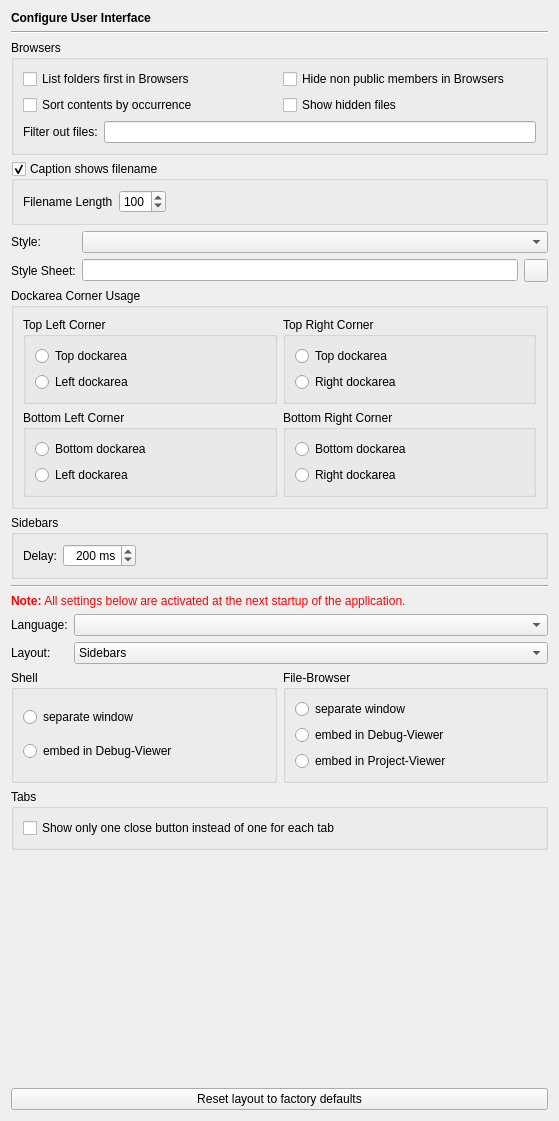
<?xml version="1.0" encoding="UTF-8"?>
<ui version="4.0">
 <class>InterfacePage</class>
 <widget class="QWidget" name="InterfacePage">
  <property name="geometry">
   <rect>
    <x>0</x>
    <y>0</y>
    <width>557</width>
    <height>1121</height>
   </rect>
  </property>
  <layout class="QVBoxLayout" name="verticalLayout">
   <item>
    <widget class="QLabel" name="headerLabel">
     <property name="text">
      <string>&lt;b&gt;Configure User Interface&lt;/b&gt;</string>
     </property>
    </widget>
   </item>
   <item>
    <widget class="Line" name="line9">
     <property name="frameShape">
      <enum>QFrame::HLine</enum>
     </property>
     <property name="frameShadow">
      <enum>QFrame::Sunken</enum>
     </property>
     <property name="orientation">
      <enum>Qt::Horizontal</enum>
     </property>
    </widget>
   </item>
   <item>
    <widget class="QGroupBox" name="groupBox_4">
     <property name="title">
      <string>Browsers</string>
     </property>
     <layout class="QGridLayout" name="gridLayout_2">
      <item row="0" column="0">
       <widget class="QCheckBox" name="uiBrowsersListFoldersFirstCheckBox">
        <property name="toolTip">
         <string>Select, if folders should be listed first in the various browsers</string>
        </property>
        <property name="text">
         <string>List folders first in Browsers</string>
        </property>
       </widget>
      </item>
      <item row="0" column="1">
       <widget class="QCheckBox" name="uiBrowsersHideNonPublicCheckBox">
        <property name="toolTip">
         <string>Select to hide non public classes, methods and attributes in the browsers.</string>
        </property>
        <property name="text">
         <string>Hide non public members in Browsers</string>
        </property>
       </widget>
      </item>
      <item row="1" column="0">
       <widget class="QCheckBox" name="uiBrowsersSortByOccurrenceCheckBox">
        <property name="toolTip">
         <string>Select to sort file contents by occurrence</string>
        </property>
        <property name="text">
         <string>Sort contents by occurrence</string>
        </property>
       </widget>
      </item>
      <item row="1" column="1">
       <widget class="QCheckBox" name="uiBrowsersShowHiddenCheckBox">
        <property name="toolTip">
         <string>Select to show hidden files in the various browsers</string>
        </property>
        <property name="text">
         <string>Show hidden files</string>
        </property>
       </widget>
      </item>
      <item row="2" column="0" colspan="2">
       <layout class="QHBoxLayout" name="horizontalLayout_2">
        <item>
         <widget class="QLabel" name="label_4">
          <property name="text">
           <string>Filter out files:</string>
          </property>
         </widget>
        </item>
        <item>
         <widget class="QLineEdit" name="fileFiltersEdit">
          <property name="toolTip">
           <string>Enter wildcard file patterns separated by semicolon. Files matching these patterns will not be shown by the file browsers.</string>
          </property>
         </widget>
        </item>
       </layout>
      </item>
     </layout>
    </widget>
   </item>
   <item>
    <widget class="QGroupBox" name="uiCaptionShowsFilenameGroupBox">
     <property name="focusPolicy">
      <enum>Qt::StrongFocus</enum>
     </property>
     <property name="toolTip">
      <string>Select, if the caption of the main window should show the filename of the current editor</string>
     </property>
     <property name="title">
      <string>Caption shows filename</string>
     </property>
     <property name="checkable">
      <bool>true</bool>
     </property>
     <layout class="QHBoxLayout">
      <item>
       <widget class="QLabel" name="label">
        <property name="text">
         <string>Filename Length</string>
        </property>
       </widget>
      </item>
      <item>
       <widget class="QSpinBox" name="filenameLengthSpinBox">
        <property name="toolTip">
         <string>Enter the number of characters to be shown in the main window title.</string>
        </property>
        <property name="minimum">
         <number>10</number>
        </property>
        <property name="maximum">
         <number>999</number>
        </property>
        <property name="singleStep">
         <number>10</number>
        </property>
        <property name="value">
         <number>100</number>
        </property>
       </widget>
      </item>
      <item>
       <spacer>
        <property name="orientation">
         <enum>Qt::Horizontal</enum>
        </property>
        <property name="sizeHint" stdset="0">
         <size>
          <width>31</width>
          <height>23</height>
         </size>
        </property>
       </spacer>
      </item>
     </layout>
    </widget>
   </item>
   <item>
    <layout class="QGridLayout">
     <item row="0" column="0">
      <widget class="QLabel" name="label_2">
       <property name="text">
        <string>Style:</string>
       </property>
      </widget>
     </item>
     <item row="0" column="1" colspan="2">
      <widget class="QComboBox" name="styleComboBox">
       <property name="toolTip">
        <string>Select the interface style</string>
       </property>
      </widget>
     </item>
     <item row="1" column="0">
      <widget class="QLabel" name="label_3">
       <property name="text">
        <string>Style Sheet:</string>
       </property>
      </widget>
     </item>
     <item row="1" column="1">
      <widget class="QLineEdit" name="styleSheetEdit">
       <property name="toolTip">
        <string>Enter the name of the style sheet file</string>
       </property>
      </widget>
     </item>
     <item row="1" column="2">
      <widget class="QToolButton" name="styleSheetButton">
       <property name="toolTip">
        <string>Select the style sheet file via a file selection dialog</string>
       </property>
      </widget>
     </item>
    </layout>
   </item>
   <item>
    <widget class="QGroupBox" name="groupBox">
     <property name="title">
      <string>Dockarea Corner Usage</string>
     </property>
     <layout class="QGridLayout">
      <item row="0" column="0">
       <widget class="QGroupBox" name="groupBox_2">
        <property name="title">
         <string>Top Left Corner</string>
        </property>
        <layout class="QVBoxLayout">
         <item>
          <widget class="QRadioButton" name="tlTopButton">
           <property name="toolTip">
            <string>Select to assign the top left corner to the top dockarea</string>
           </property>
           <property name="text">
            <string>Top dockarea</string>
           </property>
          </widget>
         </item>
         <item>
          <widget class="QRadioButton" name="tlLeftButton">
           <property name="toolTip">
            <string>Select to assign the top left corner to the left dockarea</string>
           </property>
           <property name="text">
            <string>Left dockarea</string>
           </property>
          </widget>
         </item>
        </layout>
       </widget>
      </item>
      <item row="0" column="1">
       <widget class="QGroupBox" name="groupBox_5">
        <property name="title">
         <string>Top Right Corner</string>
        </property>
        <layout class="QVBoxLayout">
         <item>
          <widget class="QRadioButton" name="trTopButton">
           <property name="toolTip">
            <string>Select to assign the top right corner to the top dockarea</string>
           </property>
           <property name="text">
            <string>Top dockarea</string>
           </property>
          </widget>
         </item>
         <item>
          <widget class="QRadioButton" name="trRightButton">
           <property name="toolTip">
            <string>Select to assign the top right corner to the right dockarea</string>
           </property>
           <property name="text">
            <string>Right dockarea</string>
           </property>
          </widget>
         </item>
        </layout>
       </widget>
      </item>
      <item row="1" column="0">
       <widget class="QGroupBox" name="groupBox_6">
        <property name="title">
         <string>Bottom Left Corner</string>
        </property>
        <layout class="QVBoxLayout">
         <item>
          <widget class="QRadioButton" name="blBottomButton">
           <property name="toolTip">
            <string>Select to assign the bottom left corner to the bottom dockarea</string>
           </property>
           <property name="text">
            <string>Bottom dockarea</string>
           </property>
          </widget>
         </item>
         <item>
          <widget class="QRadioButton" name="blLeftButton">
           <property name="toolTip">
            <string>Select to assign the bottom left corner to the left dockarea</string>
           </property>
           <property name="text">
            <string>Left dockarea</string>
           </property>
          </widget>
         </item>
        </layout>
       </widget>
      </item>
      <item row="1" column="1">
       <widget class="QGroupBox" name="groupBox_7">
        <property name="title">
         <string>Bottom Right Corner</string>
        </property>
        <layout class="QVBoxLayout">
         <item>
          <widget class="QRadioButton" name="brTopButton">
           <property name="toolTip">
            <string>Select to assign the bottom right corner to the bottom dockarea</string>
           </property>
           <property name="text">
            <string>Bottom dockarea</string>
           </property>
          </widget>
         </item>
         <item>
          <widget class="QRadioButton" name="brRightButton">
           <property name="toolTip">
            <string>Select to assign the bottom right corner to the right dockarea</string>
           </property>
           <property name="text">
            <string>Right dockarea</string>
           </property>
          </widget>
         </item>
        </layout>
       </widget>
      </item>
     </layout>
    </widget>
   </item>
   <item>
    <widget class="QGroupBox" name="groupBox_8">
     <property name="title">
      <string>Sidebars</string>
     </property>
     <layout class="QHBoxLayout" name="horizontalLayout_3">
      <item>
       <widget class="QLabel" name="label_5">
        <property name="text">
         <string>Delay:</string>
        </property>
       </widget>
      </item>
      <item>
       <widget class="QSpinBox" name="delaySpinBox">
        <property name="alignment">
         <set>Qt::AlignRight|Qt::AlignTrailing|Qt::AlignVCenter</set>
        </property>
        <property name="suffix">
         <string> ms</string>
        </property>
        <property name="maximum">
         <number>2000</number>
        </property>
        <property name="singleStep">
         <number>100</number>
        </property>
        <property name="value">
         <number>200</number>
        </property>
       </widget>
      </item>
      <item>
       <spacer name="horizontalSpacer_2">
        <property name="orientation">
         <enum>Qt::Horizontal</enum>
        </property>
        <property name="sizeHint" stdset="0">
         <size>
          <width>396</width>
          <height>20</height>
         </size>
        </property>
       </spacer>
      </item>
     </layout>
    </widget>
   </item>
   <item>
    <widget class="Line" name="line9_2">
     <property name="frameShape">
      <enum>QFrame::HLine</enum>
     </property>
     <property name="frameShadow">
      <enum>QFrame::Sunken</enum>
     </property>
     <property name="orientation">
      <enum>Qt::Horizontal</enum>
     </property>
    </widget>
   </item>
   <item>
    <widget class="QLabel" name="TextLabel1_2_2_2">
     <property name="text">
      <string>&lt;font color=&quot;#FF0000&quot;&gt;&lt;b&gt;Note:&lt;/b&gt; All settings below are activated at the next startup of the application.&lt;/font&gt;</string>
     </property>
    </widget>
   </item>
   <item>
    <layout class="QGridLayout" name="gridLayout">
     <item row="0" column="0">
      <widget class="QLabel" name="languageLabel">
       <property name="sizePolicy">
        <sizepolicy hsizetype="Fixed" vsizetype="Preferred">
         <horstretch>0</horstretch>
         <verstretch>0</verstretch>
        </sizepolicy>
       </property>
       <property name="text">
        <string>Language:</string>
       </property>
       <property name="buddy">
        <cstring>languageComboBox</cstring>
       </property>
      </widget>
     </item>
     <item row="0" column="1">
      <widget class="QComboBox" name="languageComboBox">
       <property name="sizePolicy">
        <sizepolicy hsizetype="Expanding" vsizetype="Fixed">
         <horstretch>0</horstretch>
         <verstretch>0</verstretch>
        </sizepolicy>
       </property>
       <property name="toolTip">
        <string>Select the interface language.</string>
       </property>
       <property name="whatsThis">
        <string>The interface language can be selected from this list. If &quot;system&quot; is selected, the interface language is determined by the system. The selection of &quot;none&quot; means, that the default language will be used.</string>
       </property>
      </widget>
     </item>
     <item row="1" column="0">
      <widget class="QLabel" name="layoutLabel">
       <property name="text">
        <string>Layout:</string>
       </property>
      </widget>
     </item>
     <item row="1" column="1">
      <widget class="QComboBox" name="layoutComboBox">
       <property name="sizePolicy">
        <sizepolicy hsizetype="Expanding" vsizetype="Fixed">
         <horstretch>0</horstretch>
         <verstretch>0</verstretch>
        </sizepolicy>
       </property>
       <property name="toolTip">
        <string>Select the layout type.</string>
       </property>
       <item>
        <property name="text">
         <string>Sidebars</string>
        </property>
       </item>
       <item>
        <property name="text">
         <string>Toolboxes</string>
        </property>
       </item>
      </widget>
     </item>
    </layout>
   </item>
   <item>
    <layout class="QHBoxLayout" name="horizontalLayout">
     <item>
      <widget class="QGroupBox" name="groupBox_9">
       <property name="title">
        <string>Shell</string>
       </property>
       <layout class="QVBoxLayout" name="_8">
        <item>
         <widget class="QRadioButton" name="separateShellButton">
          <property name="toolTip">
           <string>Select to get a separate shell window</string>
          </property>
          <property name="text">
           <string>separate window</string>
          </property>
         </widget>
        </item>
        <item>
         <widget class="QRadioButton" name="debugEmbeddedShellButton">
          <property name="toolTip">
           <string>Select to embed the shell in the Debug-Viewer</string>
          </property>
          <property name="text">
           <string>embed in Debug-Viewer</string>
          </property>
         </widget>
        </item>
       </layout>
      </widget>
     </item>
     <item>
      <widget class="QGroupBox" name="groupBox_10">
       <property name="title">
        <string>File-Browser</string>
       </property>
       <layout class="QVBoxLayout" name="_9">
        <item>
         <widget class="QRadioButton" name="separateFileBrowserButton">
          <property name="toolTip">
           <string>Select to get a separate file browser window</string>
          </property>
          <property name="text">
           <string>separate window</string>
          </property>
         </widget>
        </item>
        <item>
         <widget class="QRadioButton" name="debugEmbeddedFileBrowserButton">
          <property name="toolTip">
           <string>Select to embed the file browser in the Debug-Viewer</string>
          </property>
          <property name="text">
           <string>embed in Debug-Viewer</string>
          </property>
         </widget>
        </item>
        <item>
         <widget class="QRadioButton" name="projectEmbeddedFileBrowserButton">
          <property name="toolTip">
           <string>Select to embed the file browser in the Project-Viewer</string>
          </property>
          <property name="text">
           <string>embed in Project-Viewer</string>
          </property>
         </widget>
        </item>
       </layout>
      </widget>
     </item>
    </layout>
   </item>
   <item>
    <widget class="QGroupBox" name="tabsGroupBox">
     <property name="title">
      <string>Tabs</string>
     </property>
     <layout class="QVBoxLayout" name="verticalLayout_2">
      <item>
       <widget class="QCheckBox" name="tabsCloseButtonCheckBox">
        <property name="text">
         <string>Show only one close button instead of one for each tab</string>
        </property>
       </widget>
      </item>
     </layout>
    </widget>
   </item>
   <item>
    <spacer>
     <property name="orientation">
      <enum>Qt::Vertical</enum>
     </property>
     <property name="sizeHint" stdset="0">
      <size>
       <width>537</width>
       <height>41</height>
      </size>
     </property>
    </spacer>
   </item>
   <item>
    <widget class="QPushButton" name="resetLayoutButton">
     <property name="text">
      <string>Reset layout to factory defaults</string>
     </property>
    </widget>
   </item>
  </layout>
 </widget>
 <tabstops>
  <tabstop>uiBrowsersListFoldersFirstCheckBox</tabstop>
  <tabstop>uiBrowsersHideNonPublicCheckBox</tabstop>
  <tabstop>uiBrowsersSortByOccurrenceCheckBox</tabstop>
  <tabstop>uiBrowsersShowHiddenCheckBox</tabstop>
  <tabstop>fileFiltersEdit</tabstop>
  <tabstop>uiCaptionShowsFilenameGroupBox</tabstop>
  <tabstop>filenameLengthSpinBox</tabstop>
  <tabstop>styleComboBox</tabstop>
  <tabstop>styleSheetEdit</tabstop>
  <tabstop>styleSheetButton</tabstop>
  <tabstop>tlTopButton</tabstop>
  <tabstop>tlLeftButton</tabstop>
  <tabstop>trTopButton</tabstop>
  <tabstop>trRightButton</tabstop>
  <tabstop>blBottomButton</tabstop>
  <tabstop>blLeftButton</tabstop>
  <tabstop>brTopButton</tabstop>
  <tabstop>brRightButton</tabstop>
  <tabstop>delaySpinBox</tabstop>
  <tabstop>languageComboBox</tabstop>
  <tabstop>layoutComboBox</tabstop>
  <tabstop>separateShellButton</tabstop>
  <tabstop>debugEmbeddedShellButton</tabstop>
  <tabstop>separateFileBrowserButton</tabstop>
  <tabstop>debugEmbeddedFileBrowserButton</tabstop>
  <tabstop>projectEmbeddedFileBrowserButton</tabstop>
  <tabstop>tabsCloseButtonCheckBox</tabstop>
  <tabstop>resetLayoutButton</tabstop>
 </tabstops>
 <resources/>
 <connections/>
</ui>
